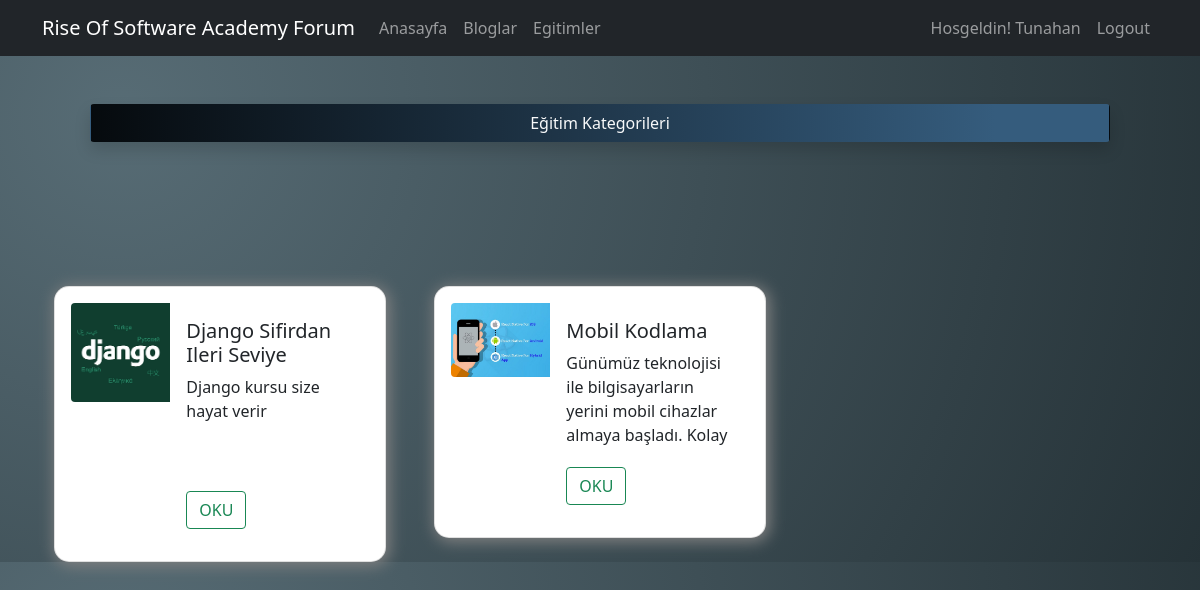
Screenshot of /categories/back-end-egitimler (signed in) with the database file from the repository.
### blog/models.py (models this page shows, shortened)
class Education(models.Model):
    name = models.CharField(max_length=300)
    description = models.TextField()
    is_active = models.BooleanField(default=True)
    picture = models.ImageField(upload_to="education")
    slug = models.SlugField(null=False, unique=True, db_index=True, editable=False)
    categories = models.ManyToManyField(Category)

### blog/views.py (the view)
# urls.py: path("categories/<slug:slug>", views.edu_by_category, name="edu_by_category"),
def edu_by_category (request, slug):
    data = {
        "educations" : Education.objects.filter(is_active=True, categories__slug=slug),
        "categories" : Category.objects.all()
    }
    return render(request, "blog/education.html", data)

### blog/templates/blog/education.html (shortened to what this page needs)
{% extends "body.html" %}
{% load static %}
{% block content %}
    <div class="container">
        <div class="row justify-content-center p-5">
            <button style="background: linear-gradient(89.7deg, rgb(0, 0, 0) -10.7%, rgb(53, 92, 125) 88.8%)!important;" class="btn text-light shadow" type="button" data-bs-toggle="offcanvas" data-bs-target="#offcanvasBottom" aria-controls="offcanvasBottom">Eğitim Kategorileri</button>
        </div>
        <div class="row mt-5 g-5">
            {% if educations|length > 0 %}
                {% for edu in educations  %}
                    {% if edu.is_active %}
                        {% include "blog/components/_educard.html" %}
                    {% endif %}
                {% endfor %}
            {% else %}
                <div class="alert alert-danger"> Bu Kategoride Eğitim Bulunmamaktadır. </div>
            {%endif%}
        </div>
    </div>
{% endblock  %}

### templates/compont/_navbar.html (shortened to what this page needs)
<nav class="navbar navbar-expand-lg navbar-dark bg-dark">
    <div class="container">
      <a class="navbar-brand" href="#">Rise Of Software Academy Forum</a>
      <div class="collapse navbar-collapse" id="navbarColor01">
        <ul class="navbar-nav me-auto mb-2 mb-lg-0">
          <li class="nav-item">
            <a class="nav-link" aria-current="page" href="{% url 'anasayfa' %}">Anasayfa</a>
          </li>
          <li class="nav-item">
            <a class="nav-link" href="{% url 'bloglar' %}">Bloglar</a>
          </li>
          <li class="nav-item">
            <a class="nav-link" href="{% url 'egitimler' %}">Egitimler</a>
          </li>
        </ul>
        <ul class="navbar-nav ms-auto mb-2 mb-lg-0">
          {% if user.is_authenticated %}
            <li class="nav-item">
              <a class="nav-link" href="#">Hosgeldin! {{user.username|title}}</a>
            </li>
            <li class="nav-item">
              <a class="nav-link" href="{% url 'logout' %}">Logout</a>
            </li>
          {% endif %}
        </ul>
      </div>
    </div>
  </nav>

### blog/templates/blog/components/_educard.html
{% load static %}
<div class="col-12 col-md-6 col-xl-4">
    <div class="p-3 card" style="box-shadow: 2px 2px 15px 2px gray; border-radius: 15px;">
        <div class="row g-0">
            <div class="col-md-4">
                <img class="bd-placeholder-img img-fluid rounded-start" width="100%" height="100%" src="{{edu.picture.url}}" >
            </div>
            <div class="col-md-8">
                <div class="card-body">
                <h5 class="card-title">{{ edu.name }}</h5>
                <p class="card-text" style="height: 100px; overflow: hidden;">{{ edu.description }}</p>
                <a class="btn btn-outline-success" href="{% url 'detailsEdu' edu.slug %}">OKU</a>
                </div>
            </div>
        </div>
    </div>
</div>

### rows the page displays
Education: picture (picture), name "Django Sifirdan Ileri Seviye", description "Django kursu size hayat verir"
Education: picture (picture), name "Mobil Kodlama", description "Günümüz teknolojisi ile bilgisayarların yerini mobil cihazlar almaya başladı. Kolay…"

### other values shown
{{ user.username|title }} "Tunahan"
